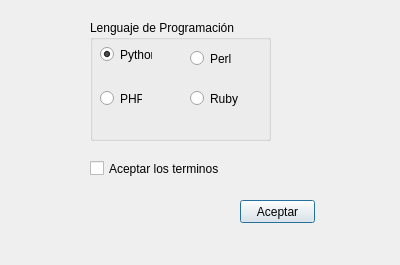
<?xml version="1.0" encoding="UTF-8"?>
<ui version="4.0">
 <class>Dialog</class>
 <widget class="QDialog" name="Dialog">
  <property name="geometry">
   <rect>
    <x>0</x>
    <y>0</y>
    <width>400</width>
    <height>265</height>
   </rect>
  </property>
  <property name="windowTitle">
   <string>Dialog</string>
  </property>
  <widget class="QGroupBox" name="groupBox">
   <property name="geometry">
    <rect>
     <x>90</x>
     <y>20</y>
     <width>181</width>
     <height>121</height>
    </rect>
   </property>
   <property name="title">
    <string>Lenguaje de Programación</string>
   </property>
   <widget class="QRadioButton" name="python">
    <property name="geometry">
     <rect>
      <x>10</x>
      <y>26</y>
      <width>52</width>
      <height>17</height>
     </rect>
    </property>
    <property name="text">
     <string>Python</string>
    </property>
    <property name="checked">
     <bool>true</bool>
    </property>
   </widget>
   <widget class="QRadioButton" name="php">
    <property name="geometry">
     <rect>
      <x>10</x>
      <y>70</y>
      <width>42</width>
      <height>17</height>
     </rect>
    </property>
    <property name="text">
     <string>PHP</string>
    </property>
   </widget>
   <widget class="QRadioButton" name="perl">
    <property name="geometry">
     <rect>
      <x>100</x>
      <y>30</y>
      <width>41</width>
      <height>17</height>
     </rect>
    </property>
    <property name="text">
     <string>Perl</string>
    </property>
   </widget>
   <widget class="QRadioButton" name="Ruby">
    <property name="geometry">
     <rect>
      <x>100</x>
      <y>70</y>
      <width>48</width>
      <height>17</height>
     </rect>
    </property>
    <property name="text">
     <string>Ruby</string>
    </property>
   </widget>
  </widget>
  <widget class="QCheckBox" name="checkBox">
   <property name="geometry">
    <rect>
     <x>90</x>
     <y>160</y>
     <width>131</width>
     <height>17</height>
    </rect>
   </property>
   <property name="text">
    <string>Aceptar los terminos</string>
   </property>
  </widget>
  <widget class="QPushButton" name="boton">
   <property name="geometry">
    <rect>
     <x>240</x>
     <y>200</y>
     <width>75</width>
     <height>23</height>
    </rect>
   </property>
   <property name="text">
    <string>Aceptar</string>
   </property>
  </widget>
 </widget>
 <resources/>
 <connections/>
</ui>
